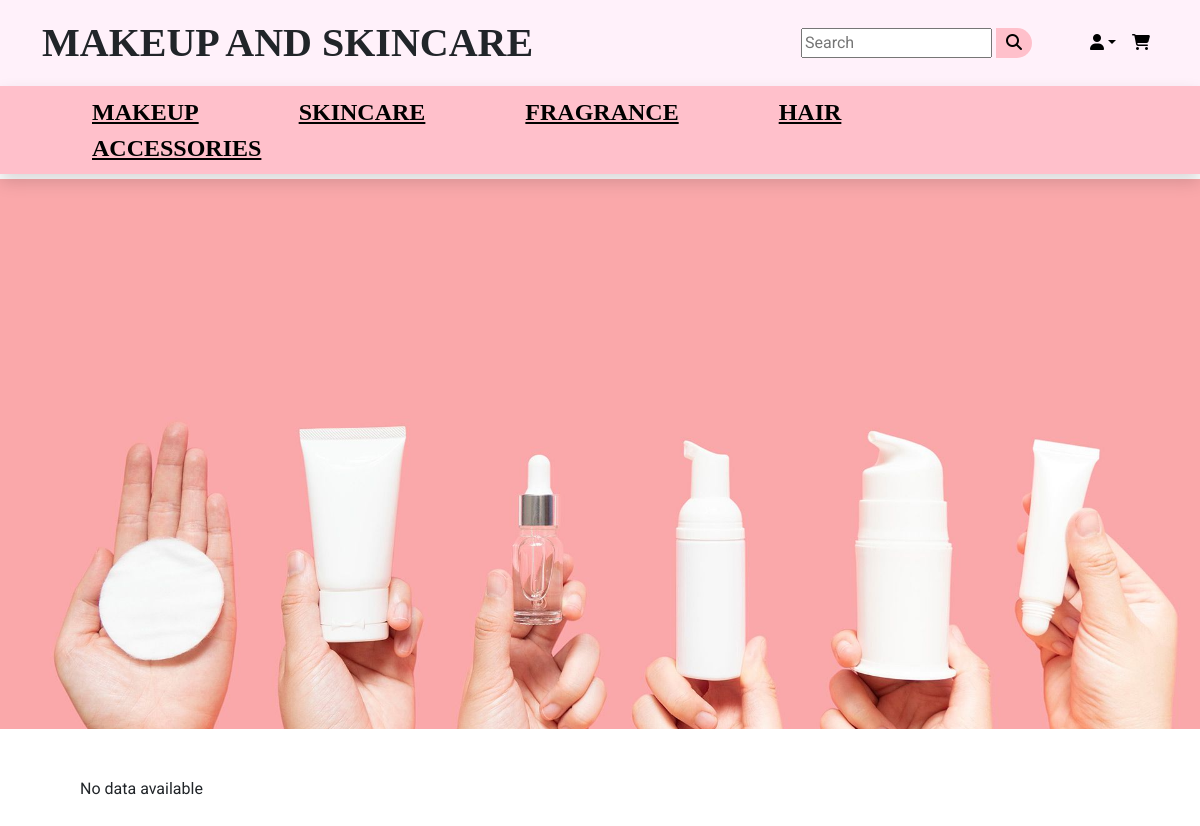
Page /categories.php?id=Skincare on the earlier database version.
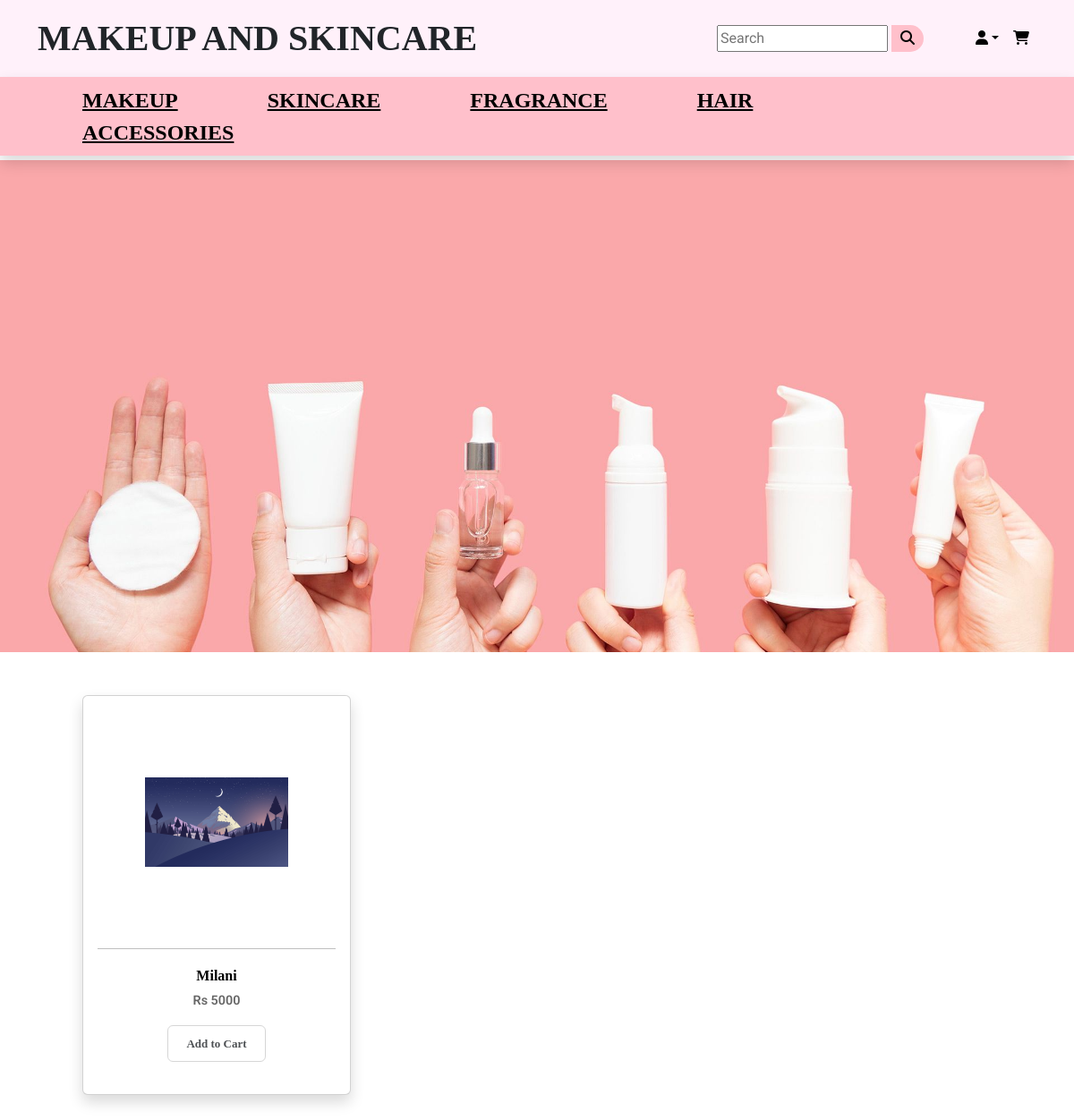
Same page on the later database version.
### tables this page shows
CREATE TABLE `products` (
  `id` int(11) NOT NULL,
  `category_id` int(11) NOT NULL,
  `category_name` varchar(255) NOT NULL,
  `name` varchar(255) NOT NULL,
  `small_description` mediumtext NOT NULL,
  `description` mediumtext NOT NULL,
  `original_price` int(11) NOT NULL,
  `image` varchar(255) NOT NULL,
  `qty` int(11) NOT NULL,
  `status` tinyint(4) NOT NULL,
  `trending` tinyint(4) NOT NULL,
  `created_at` timestamp NOT NULL DEFAULT current_timestamp()
);

### includes/subheader.php (the view, shortened to what this page needs)
<div class="navbar navbar-expand-lg navbar-dark  shadow" style="background: pink;position:sticky;top:0;z-index:1;">
  <div class="container col-md-12">
  <ul class="nav navbar-nav" >
      <div class="dropdown">
      <li><a  class="text-black fw-bold dropbtn" href="categories.php?id=Makeup" style="font-size:1.5em;margin:50px;font-family:fantasy;">MAKEUP</a></li>
      </div>
      <div class="dropdown">
      <li><a class="text-black  fw-bold dropbtn"  href="categories.php?id=Skincare" style="font-size:1.5em;margin:50px;font-family:fantasy;">SKINCARE</a></li>
      </div>
      <div class="dropdown">
      <li><a  class="text-black fw-bold dropbtn " href="categories.php?id=Fragrance" style="font-size:1.5em;margin:50px;font-family:fantasy;">FRAGRANCE</a></li>
      </div>
      <div class="dropdown">
      <li><a  class="text-black fw-bold dropbtn " href="categories.php?id=Hair" style="font-size:1.5em;margin:50px;font-family:fantasy;">HAIR</a></li>
      </div>
      <div class="dropdown">
      <li><a  class="text-black fw-bold " href="categories.php?id=Accessories" style="font-size:1.5em;margin:50px;font-family:fantasy;">ACCESSORIES</a></li>
      </div>
    </ul>
  </div>
</div>

### categories.php (shortened to what this page needs)
<?php
include('includes/header.php');
$category_name = $_GET['id'];
include('config/dbcon.php');
?>
            <?php
            if($category_name=="Hair"){ ?>
            <div class="" style="margin: 5px 0 0 0;">
            <img src="images/Hair.jpg" style="margin-top: 0px; width: 100%;height:550px;object-fit:cover;">
            </div>
            <?php } if($category_name=="Skincare"){ ?>
            <div class="" style="margin: 5px 0 0 0;">
            <img src="images/Skin.jpg" style="margin-top: 0px; width: 100%;height:550px;object-fit:cover;">
            </div>
            <?php   } if($category_name=="Fragrance"){ ?>
            <div class="" style="margin: 5px 0 0 0;">
            <img src="images/perfume.jpg" style="margin-top: 0px; width: 100%;height:550px;object-fit:cover;">
            </div>
            <?php   }if($category_name=="Makeup"){ ?>
            <div class="" style="margin: 5px 0 0 0;">
            <img src="images/coverpic1.jpg" style="margin-top: 0px; width: 100%;height:550px;object-fit:cover;">
            </div>
            <?php }if($category_name=="Accessories"){ ?>
            <div class="" style="margin: 5px 0 0 0;">
            <img src="images/tools.jpg" style="margin-top: 0px; width: 100%;height:550px;object-fit:cover;">
            </div>
            <?php     }
            ?>
    <div class="py-5">
        <div class="container">
        <div class="row justify-content-center">
        <div class="col-md-12">
                        <div class="row" style=" display: grid;column-gap:30px;grid-template-columns:30% 30% 30%; padding:0 0 0 50px; width: auto;row-gap:40px;">
                                 <?php
                                $query = "SELECT * FROM products WHERE category_name='$category_name'";
                                $query_run = mysqli_query($con,$query);
                                if(mysqli_num_rows($query_run) > 0){
                                foreach($query_run as $item){ ?>
                            <div class="col-md-3 mb-2">
                                <a href="products.php?id=<?= $item['id']; ?>" class="text-decoration-none text-black">
                                <div class="card shadow" style="width: 300px;margin:0px 0 0 0;">
                                    <div class="card-body">
                                        <img src="uploads/<?= $item['image']; ?>" alt="Category Image" srcset="" class="mx-auto d-block " style="height:250px;width:60%;object-fit:contain;" >
                                        <hr>
                                 <div class="" style="margin:20px 0;">
                                 <h5 class="text-center fw-bold " style="font-family:Clarendon Blk BT;font-size:1em;"><?= $item['name'];?></h5>
                                        <p class="text-center" style="font-size:0.9em;font-weight:600;opacity:0.6;">Rs <?= $item['original_price'];?></p>
                                        </a>
                                        <form action="" class="form-submit">
                                <button class="btn btn-default mx-auto d-block addCart " onclick="openCart()"   style="font-family: Clarendon Blk BT;font-size:13px;padding:10px 20px;border:1px solid rgba(128,128,128,0.4);opacity:0.8;font-weight:600">Add to Cart</button>
                                </form>
                                 </div>
                                    </div>
                                </div>
                            </div>
                                <?php   }
                                }else{
                                echo "No data available";
                                }
                            ?>
                        </div>
        </div>
        </div>
        </div>
    </div>
<?php include('includes/footer.php')   ?>

Differences in the rows shown:
added products: image (picture), name "Milani", original_price "5000"
Other differences:
text no longer shown: "No data available"
